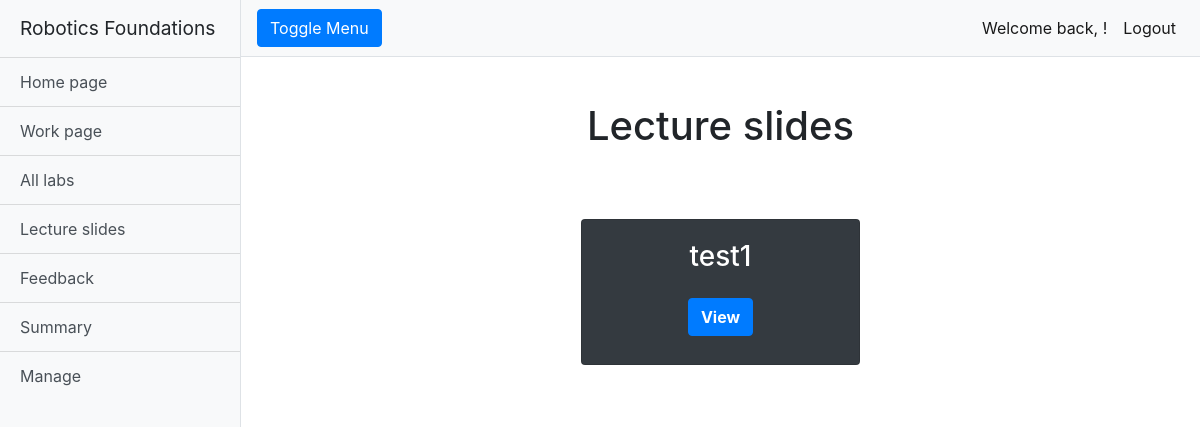
The page /rfwa/lectureslides/ (signed in) on the database as committed earlier.
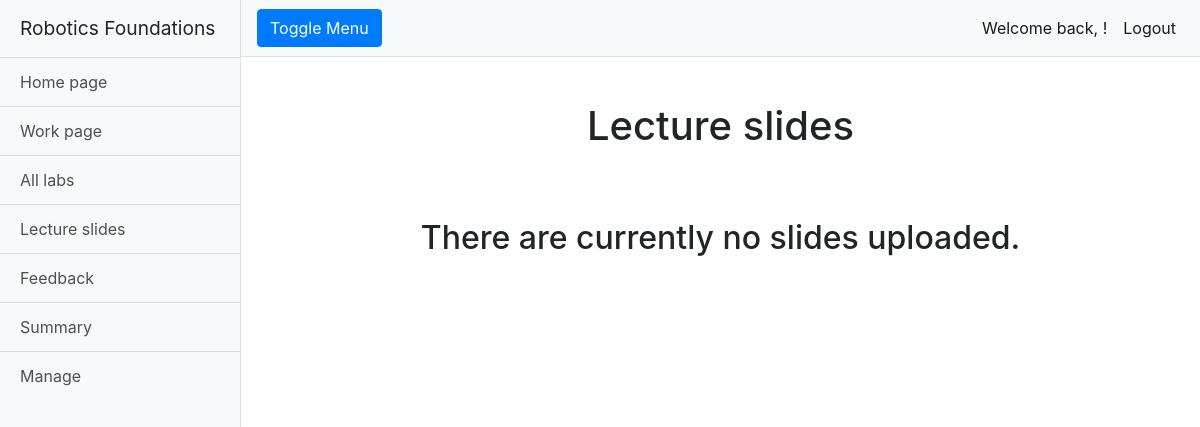
The same page on the database as committed later.
### rfwa/models.py (models this page shows, shortened)
class Slide(models.Model):
    name = models.CharField(max_length=128)
    lecture_Files = models.FileField(upload_to='slides/')
    slug = models.SlugField(primary_key=True, blank=True)

### rfwa/views.py (the view)
# urls.py: path('lectureslides/', views.lectureslides, name='lectureslides'),
@login_required
def lectureslides(request):
    slides = Slide.objects.order_by('name')
    return render(request, 'rfwa/lectureslides.html', {'slides': slides})

### templates/rfwa/lectureslides.html (shortened to what this page needs)
{% extends "rfwa/base.html" %}
{% block body_block %}
<div class="container-fluid">
  <h1 class="mt-4">Lecture slides</h1>
  {% if slides %}
  <div class="container-fluid mt-5">
    {% for slide in slides %}
    {% cycle 'row' '' as row silent %}
    {% if row %}
    <div class="row justify-content-around">
      {% endif %}
      <div class="col-sm-10 col-md-10 col-lg-4 mb-5">
        <div class="card bg-dark text-white mx-auto">
          <div class="card-body text-center">
            <h3 class="card-title">{{slide.name}}</h3>
            <div class="row pb-2 justify-content-around mt-4">
              <button class="btn btn-primary font-weight-bold" rel="noopener noreferrer"
                onclick=" window.open('../../media/{{slide.lecture_Files}}','_blank')">View</button>
            </div>
          </div>
        </div>
      </div>
    {% endfor %}
    {% else %}
    <h2 class="text-center mt-5">There are currently no slides uploaded.</h2>
    {% endif %}
  </div>
</div>
{% endblock %}

Rows that differ between the two databases and show on the page:
removed Slide: name "test1"
Other text that changed with them:
text now shown: "There are currently no slides uploaded."
